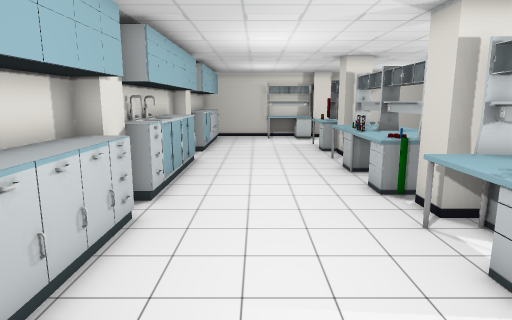
view 1 (above)

19 first-person views from a walk through a Unity game level. The camera is 1.5 m above the floor, tilts 10° down and sees 75° across. The floor is counted in squares, 0.5 m on a side. Each view is taken from the middle of a square. On the plan, view 1 faces up. The plan holds only what a view shows up to about 20 squares ahead; the rest is blank. The player is left out.

view 2
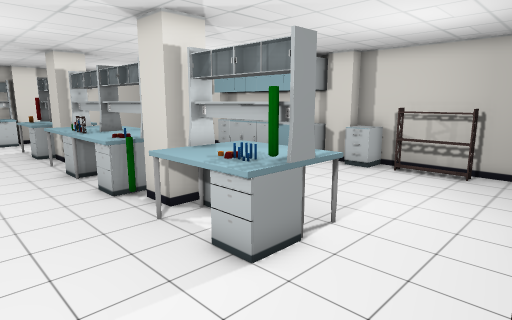

view 3
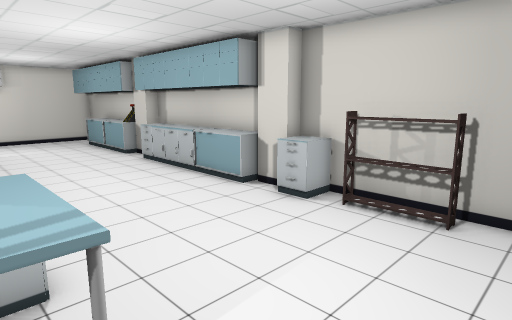

view 4
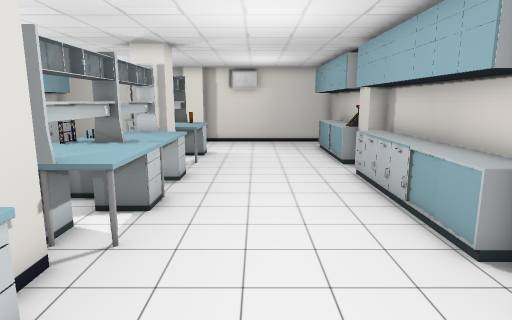

view 5
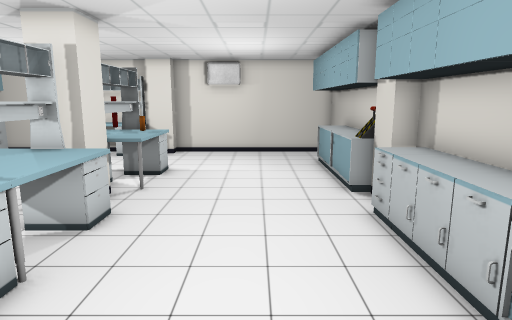

view 6
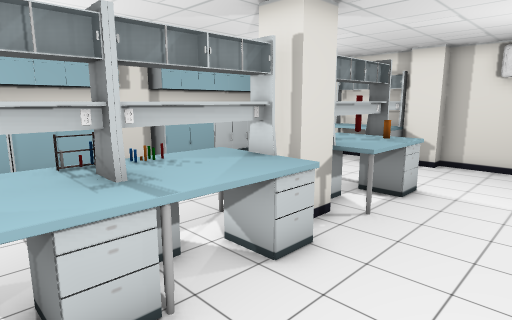

view 7
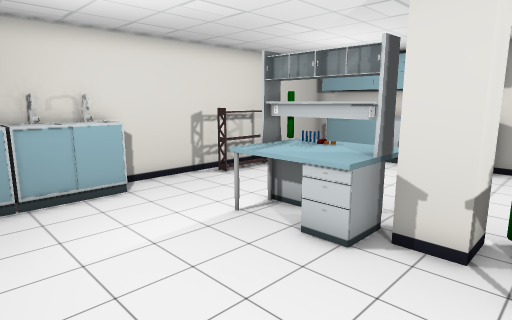

view 8
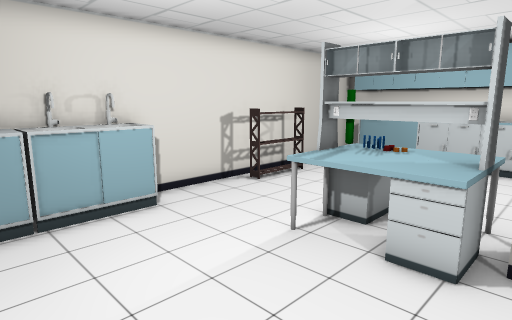

view 9
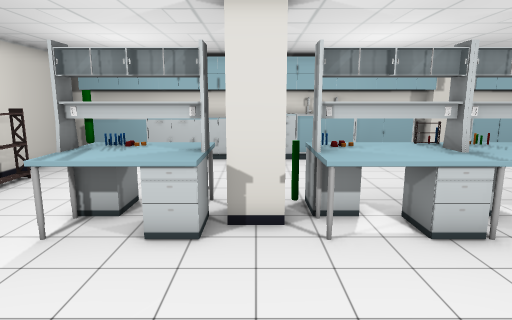

view 10
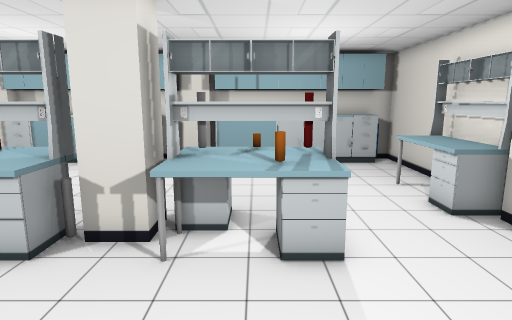

view 11
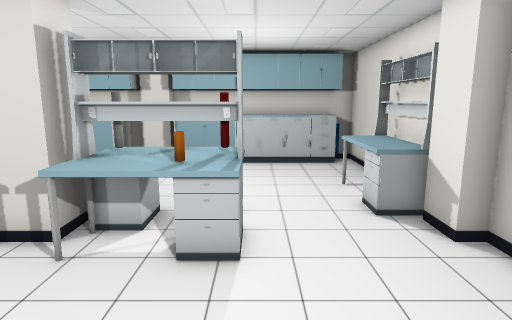

view 12
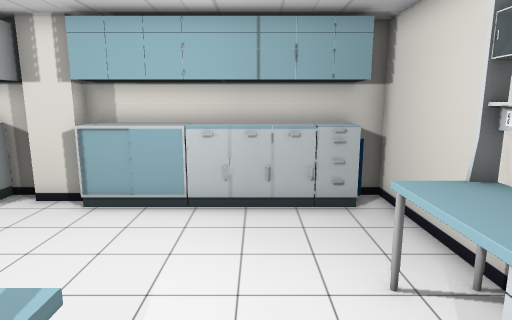

view 13
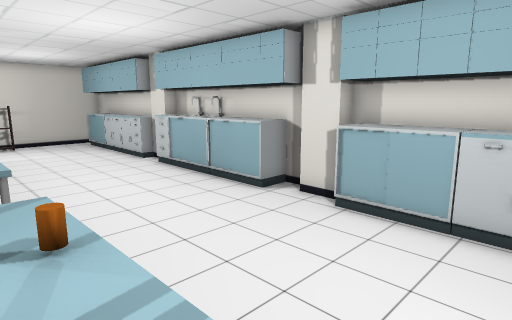

view 14
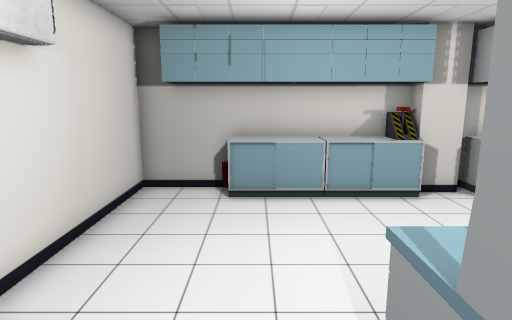

view 15
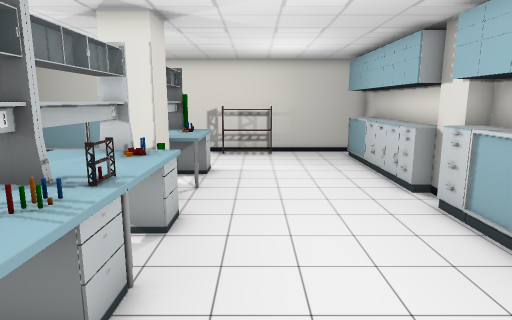

view 16
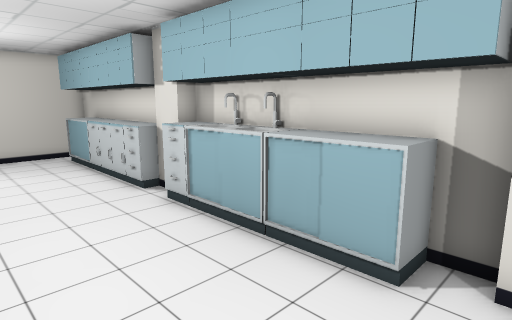

view 17
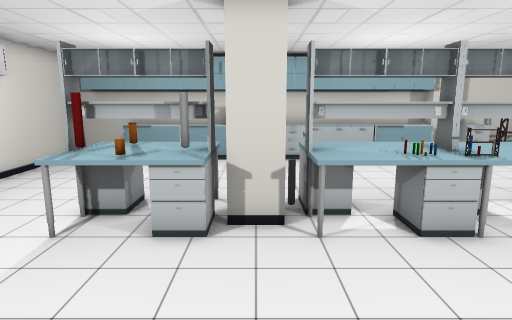

view 18
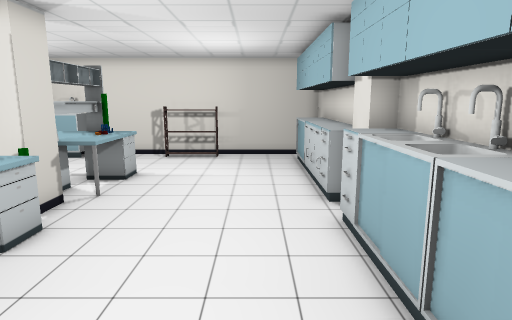

view 19
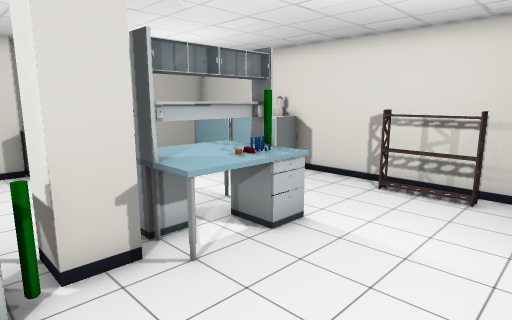

### Floor plan
Points are (right, up) in squares from view 1. A wall is a line through its corners. A room is listed if a view was taken in it or the views show most of it. See-through windows are left out.
Room 1 (views 1, 2, 3, 4, 5, 6, 7, 8, 9, 10, 11, 12, 13, 14, 15, 16, 17, 18, 19)
walls: (15.5, 9.6) (15.5, 18.4); (-4.5, 11) (-3.1, 11) (-3.1, 9.8) (-3.9, 9.8); (15.5, 19.6) (15.5, 29) (6.1, 29); (-3.9, 8.3) (-3.1, 8.3) (-3.1, 7); (14.5, 3.1) (14.5, 5.9); (4.6, 29) (-4, 29); (1.1, -0.5) (1.1, 0.1) (3.9, 0.1) (3.9, -0.5); (-3.1, 28) (-3.1, 26.6); (-4.5, 29) (-4.5, -1) (15.5, -1) (15.5, 8.4)
low walls: (14.5, 5.9) (15, 5.9)
objects: table (-4, 1) to (-3, 3); table (-4, 4) to (-3, 7); pillar (-4, 9); table (-4, 12) to (-3, 14); table (-4, 15) to (-3, 17); pillar (-4, 18) to (-4, 20); table (-4, 20) to (-3, 23); table (-4, 24) to (-3, 26); table (1, 27) to (4, 28); table (4, 4) to (5, 8); table (4, 11) to (5, 14); table (4, 15) to (5, 18); table (4, 20) to (5, 24); other object (5, 5); other object (5, 6); pillar (5, 8) to (6, 10); other object (5, 11); pillar (5, 18) to (6, 20); pillar (5, 28) to (6, 28); table (6, 4) to (7, 8); table (6, 10) to (7, 13); table (6, 14) to (7, 18); table (6, 20) to (7, 24); table (8, 0) to (10, 0); table (11, 0) to (14, 0); table (14, 7) to (15, 8); table (14, 10) to (15, 13); table (14, 14) to (15, 16); table (14, 17) to (15, 18); lever (14, 20) to (15, 21); table (14, 21) to (15, 23); table (14, 24) to (15, 26); pillar (15, 8) to (15, 10); pillar (15, 18) to (15, 20)

Positions as (right, up) in squares from view 1, and headings:
1: (0, 0), facing up
2: (0, 0), facing up-right
3: (6, 1), facing up-right
4: (10, 4), facing up
5: (11, 9), facing up
6: (11, 12), facing up-left
7: (13, 11), facing down-left
8: (13, 9), facing down-left
9: (14, 9), facing left
10: (13, 22), facing left
11: (13, 24), facing left
12: (6, 25), facing left
13: (5, 25), facing down-left
14: (4, 25), facing right
15: (2, 19), facing down
16: (2, 19), facing down-left
17: (-3, 19), facing right
18: (-1, 18), facing down
19: (-1, 11), facing down-right
